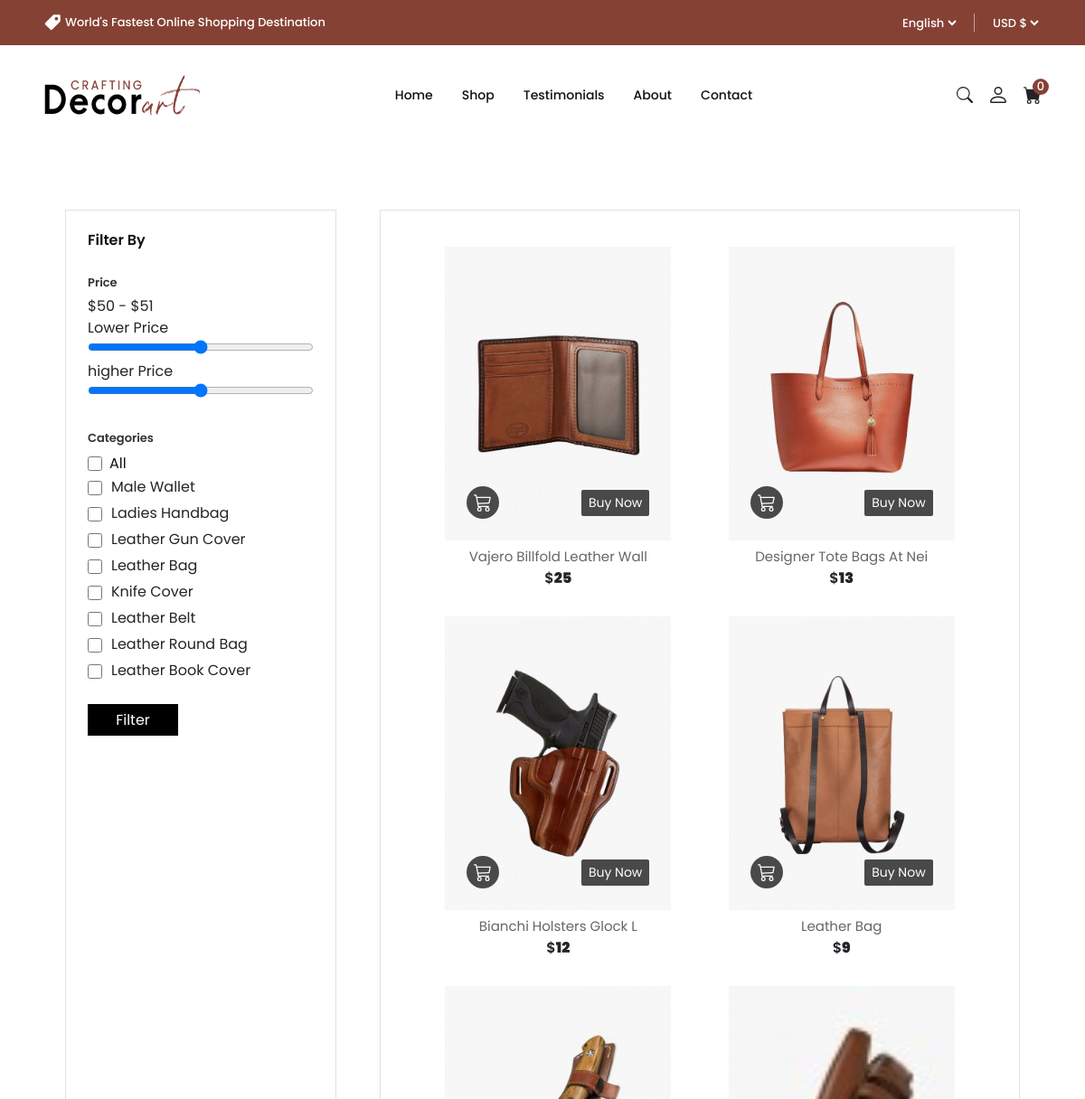
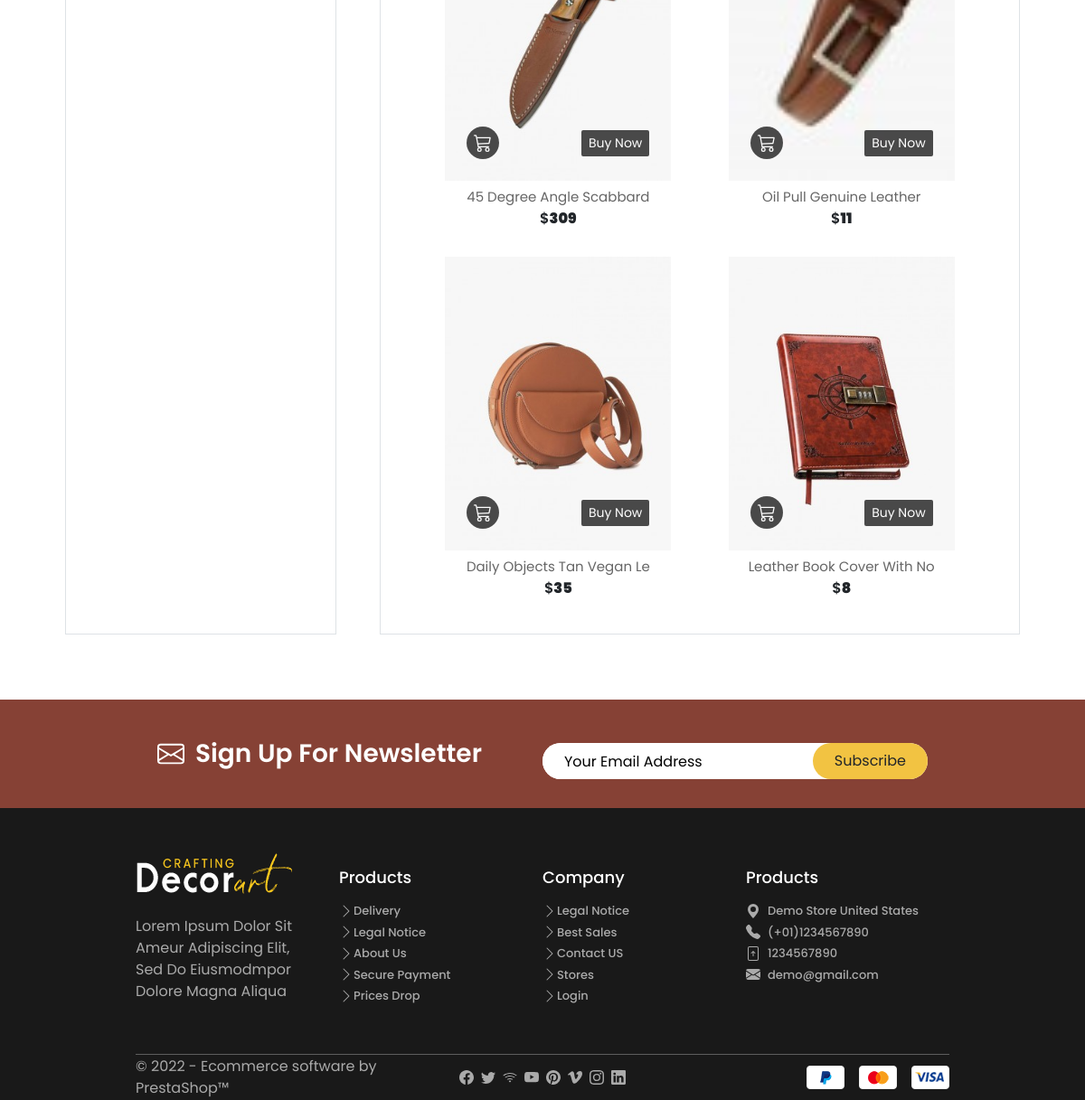
The page /shop.php on the database its author committed (2 pictures, top to bottom).
### tables this page shows
CREATE TABLE `product_categories` (
  `serial_number` int(11) NOT NULL,
  `category_name` text NOT NULL,
  `category_id` text NOT NULL
);

CREATE TABLE `products` (
  `serial_number` int(11) NOT NULL,
  `product_name` text NOT NULL,
  `product_image` varchar(200) NOT NULL,
  `product_price` int(11) NOT NULL,
  `product_category` text NOT NULL,
  `datetime_added` timestamp NOT NULL DEFAULT current_timestamp(),
  `product_id` text NOT NULL
);

### shop.php (the view, shortened to what this page needs)
<!DOCTYPE html>
<html lang="en">
<head>
    <link href="https://cdn.jsdelivr.net/npm/bootstrap@5.2.2/dist/css/bootstrap.min.css" rel="stylesheet">
    <link rel="stylesheet" href="https://cdnjs.cloudflare.com/ajax/libs/OwlCarousel2/2.3.4/assets/owl.carousel.min.css" />
    <script src="https://cdn.tailwindcss.com"></script>
    <link rel="stylesheet" href="input.css">
</head>
<body style="font-family: 'Poppins', sans-serif;">
    <?php include "header.php";?>
    <div class="">
        <div class="flex p-12">
            <div class="w-[300px] grow-0 shrink-0 p-4 border m-4">
                <p class="text-[16px] leading-[18px] text-[#111111] font-semibold">Filter By</p>
                <p class="text-[13px] leading-[28px] text-[#333333] font-semibold mt-4">Price</p>
                <div>
                    <div class="flex items-center">
                        <p>$</p>
                        <p class="product_low_price"></p>
                        <p>&nbsp;-&nbsp;</p>
                        <p>$</p>
                        <p class="product_high_price"></p>
                    </div>
                    <p>Lower Price</p>
                    <input type="range" class="w-full filter_low_price" min="1" max="99">
                    <p>higher Price</p>
                    <input type="range" class="w-full filter_high_price" min="2" max="100">
                </div>
                <p class="text-[13px] leading-[28px] text-[#333333] font-semibold mt-4">Categories</p>
                <div>
                    <div class="flex items-center my-1">
                        <input type="checkbox" class="h-[16px] w-[16px] mr-2 bg-[#f2f2f2]">
                        <p class="text-[16px] leading-[20px] text-[#111111]">All</p>
                    </div>
                    <?php
                        require_once("connection.php");
                        $query_fetch_all_categories = "SELECT * FROM product_categories";
                        $all_categories_fetch_results = $conn->query($query_fetch_all_categories);
                        if($all_categories_fetch_results->num_rows > 0)
                            {
                                while($category_select = $all_categories_fetch_results->fetch_assoc())
                            {?>
                            <div class="flex items-center my-1">
                                <input type="checkbox" class="h-[16px] w-[16px] mr-2 bg-[#f2f2f2]">
                                <option value="<?php echo $category_select['category_name']?>">
                                </option>
                            </div>
                    <?php }} ?>
                </div>
                <button class="filter_btn h-[35px] w-[100px]  bg-black text-white flex items-center justify-center mt-4">Filter</button>
            </div>
            <div class="grow shrink p-4 m-4 border">
                <div class="flex flex-wrap justify-evenly">
                    <?php
                    require_once("connection.php");
                    $query_fetch_all_products = "SELECT * FROM products";
                    $all_products_fetch_results = $conn->query($query_fetch_all_products);
                    if($all_products_fetch_results->num_rows > 0)
                    {
                        while($row = $all_products_fetch_results->fetch_assoc())
                        {?>
                            <div class="m-3 product">
                                <div class="bg-[url('<?php echo $row['product_image']?>')]  bg-center bg-cover w-[250px] h-[325px] overflow-hidden">
                                    <div class="w-[250px] h-[325px] flex flex-col justify-end ">
                                        <div class="p-4 w-full flex items-center justify-between">
                                            <form action="manage_cart.php" method="post">
                                                <button class="bg-black/70 hover:bg-black h-[36px] w-[36px] flex items-center justify-center rounded-full cursor-pointer" name="Add_To_Cart">
                                                </button>
                                            </form>
                                            <form action="manage_cart.php" method="post">
                                                <button class="bg-black/70 hover:bg-black text-white cursor-pointer px-2 py-1 text-[14px] rounded-sm" name="BN">Buy Now</button>
                                            </form>
                                        </div>
                                    </div>
                                </div>
                                <a href=""><p class="text-[#666] hover:text-[#111] text-center text-[15px] leading-[20px] mt-2 mb-1"><?php echo $row['product_name']?></p></a>
                                <p class="text-[16px] leading-[20px] font-semibold text-center ">$<b class="product_price"><?php echo $row['product_price']?></b></p>
                            </div>
                    <?php }}?>
                </div>
            </div>
        </div>
    </div>
    <?php include "footer.php";?>
</body>
</html>

### rows shown on the page
products: product_image (picture), product_name "Vajero Billfold Leather Wall", product_price "25"
products: product_image (picture), product_name "Designer Tote Bags At Nei", product_price "13"
products: product_image (picture), product_name "Bianchi Holsters Glock L", product_price "12"
products: product_image (picture), product_name "Leather Bag", product_price "9"
products: product_image (picture), product_name "45 Degree Angle Scabbard", product_price "309"
products: product_image (picture), product_name "Oil Pull Genuine Leather", product_price "11"
products: product_image (picture), product_name "Daily Objects Tan Vegan Le", product_price "35"
products: product_image (picture), product_name "Leather Book Cover With No", product_price "8"

### other values the page prints
count($_SESSION['cart']) "0"
